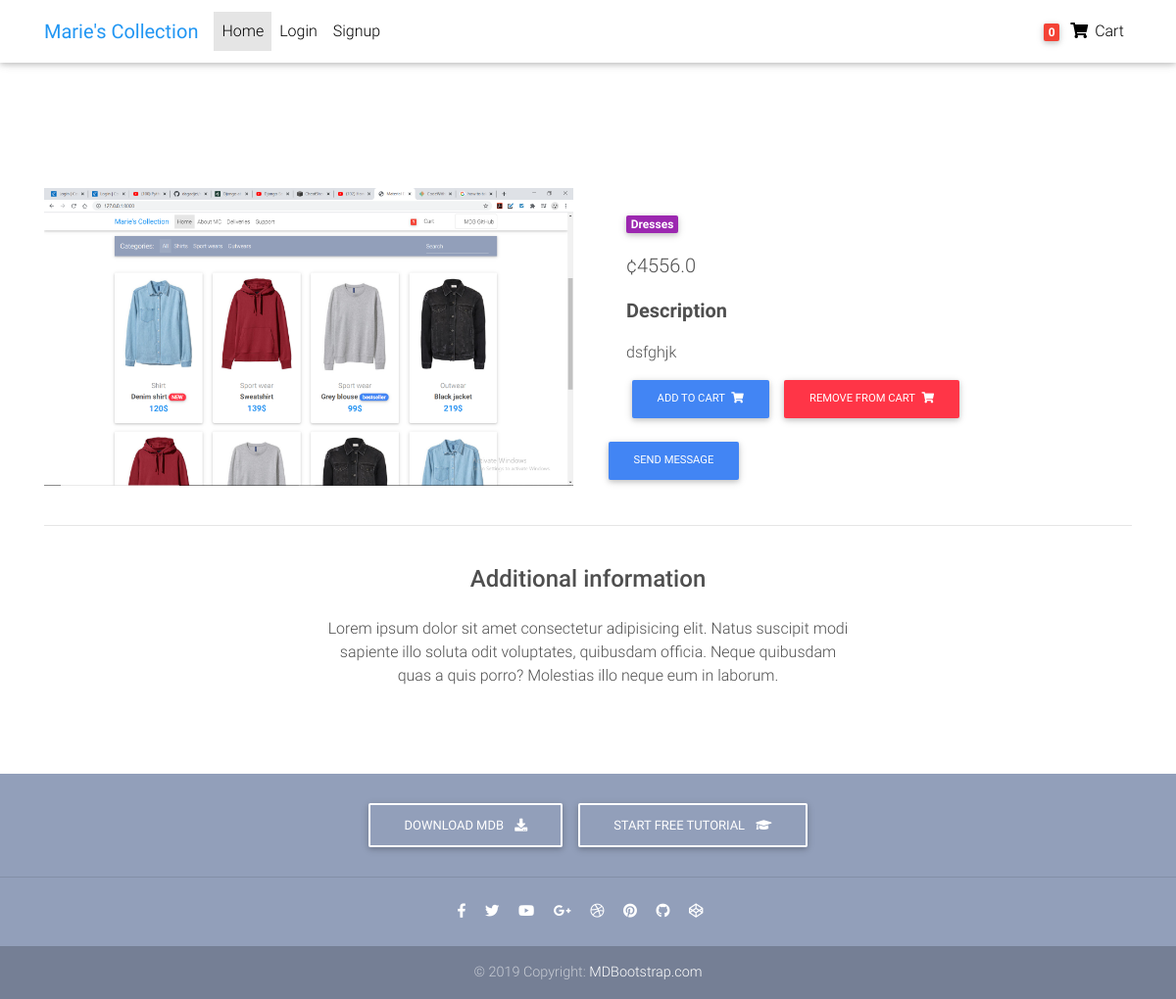
The app's page /product/sdfgsdfghur/ with its own data.
### shop/models.py (models this page shows, shortened)
class Item(models.Model):
    title = models.CharField(max_length=100)
    price = models.FloatField()
    item_photo = models.ImageField(upload_to='item_photos/', null=True, blank=True)
    discount_price = models.FloatField(blank=True, null=True)
    category = models.CharField(choices=CATEGORY_CHOICES, max_length=1)
    label = models.CharField(choices=LABEL_CHOICES, max_length=1)
    slug = models.SlugField()
    description = models.TextField()
    @property
    def imageURL(self):
        try:
            url = self.item_photo.url
        except:
            url = ''
        return url

### shop/views.py (the view)
# urls.py: path('product/<slug>/', ItemDetailView.as_view(), name='product'),
class ItemDetailView(DetailView):
    model = Item
    template_name = "product-page.html"

### shop/templatetags/cart_template_tags.py (called while the page is built)
@register.filter(is_safe=True)
def cart_item_count(user):
    if user.is_authenticated:
        qs = Order.objects.filter(user=user, ordered=False)
        if qs.exists():
            return qs[0].items.count()
    return 0

### templates/product-page.html (shortened to what this page needs)
{% load static %}
{% load cart_template_tags %}
<!DOCTYPE html>
<html lang="en">
<head>
  <link rel="stylesheet" href="https://cdnjs.cloudflare.com/ajax/libs/font-awesome/4.7.0/css/font-awesome.min.css">
  <link rel="stylesheet" href="https://use.fontawesome.com/releases/v5.11.2/css/all.css">
  <link href="{% static 'css/bootstrap.min.css' %}" rel='stylesheet'>
  <link href="{% static 'css/mdb.min.css' %}" rel='stylesheet'>
  <link href="{% static 'css/style.min.css' %}" rel="stylesheet">
</head>
<body>
  <nav class="navbar fixed-top navbar-expand-lg navbar-light white scrolling-navbar">
    <div class="container">
      <a class="navbar-brand waves-effect" href="{% url 'shop:homepage' %}">
        <strong class="blue-text">Marie's Collection</strong>
      </a>
      <div class="collapse navbar-collapse" id="navbarSupportedContent">
        <ul class="navbar-nav mr-auto">
          <li class="nav-item active">
            <a class="nav-link waves-effect" href="/">Home
            </a>
          </li>
          {% if request.user.is_authenticated %}
          <li class="nav-item">
            <a class="nav-link waves-effect" href="/">
                Welcome, {{ request.user }}
            </a>
          </li>
          <li class="nav-item">
            <a class="nav-link waves-effect" href="{% url 'shop:logout' %}">Logout</a>
          </li>
          {% else %}
          <li class="nav-item">
            <a class="nav-link waves-effect" href="{% url 'shop:login' %}">Login</a>
          </li>
          <li class="nav-item">
            <a class="nav-link waves-effect" href="{% url 'shop:register' %}">Signup</a>
          </li>
          {% endif %}
        </ul>
        <ul class="navbar-nav nav-flex-icons">
          <li class="nav-item">
            <a href="{% url 'shop:order-summary' %}" class="nav-link waves-effect">
              <span class="badge red z-depth-1 mr-1">{{ request.user|cart_item_count }}</span>
              <i class="fas fa-shopping-cart"></i>
              <span class="clearfix d-none d-sm-inline-block"> Cart </span>
            </a>
          </li>
        </ul>
      </div>
    </div>
  </nav>
    <div class="mt-5 pt-4">
    </div>
  <main class="mt-5 pt-4">
    <div class="container dark-grey-text mt-5">
      <div class="row wow fadeIn">
        <div class="col-md-6 mb-4">
          <img src="{{ item.imageURL }}" class="img-fluid" alt="">
        </div>
        <div class="col-md-6 mb-4">
          <div class="p-4">
            <div class="mb-3">
              <a href="">
                <span class="badge purple mr-1">{{ object.get_category_display }}</span>
              </a>
            </div>
            <p class="lead">
              {% if object.discount_price %}
              <span class="mr-1">
                <del>¢{{ object.price }}</del>
              </span>
              <span>{{ object.discount_price }} </span>
              {% else %}
              <span>¢{{ object.price }} </span>
              {% endif %}
            </p>
            <p class="lead font-weight-bold">Description</p>
            <p>{{ object.description }}</p>
            {% if request.user.is_authenticated %}
            <a href="{{ object.get_add_to_cart_url }}" class="btn btn-primary btn-md my-0 p" >Add to cart
              <i class="fas fa-shopping-cart ml-1"></i>
            </a>
            <a href="{{ object.get_remove_from_cart_url }}" class="btn btn-danger btn-md my-0 p" >Remove from cart
              <i class="fas fa-shopping-cart ml-1"></i>
            </a>
            {% else %}
            <a href="{% url 'shop:register' %}" class="btn btn-primary btn-md my-0 p" >Add to cart
              <i class="fas fa-shopping-cart ml-1"></i>
            </a>
            <a href="{% url 'shop:register' %}" class="btn btn-danger btn-md my-0 p" >Remove from cart
              <i class="fas fa-shopping-cart ml-1"></i>
            </a>
            {% endif %}
          </div>
          <a href="https://api.whatsapp.com/send?phone=+233249491723" class="btn btn-primary btn-md my-0 p">Send Message</a>
        </div>
      </div>
      <hr>
      <div class="row d-flex justify-content-center wow fadeIn">
        <div class="col-md-6 text-center">
          <h4 class="my-4 h4">Additional information</h4>
          <p>Lorem ipsum dolor sit amet consectetur adipisicing elit. Natus suscipit modi sapiente illo soluta odit
            voluptates,
            quibusdam officia. Neque quibusdam quas a quis porro? Molestias illo neque eum in laborum.</p>
        </div>
      </div>
      <div class="row wow fadeIn">
        <div class="col-lg-4 col-md-12 mb-4">
        </div>
        <div class="col-lg-4 col-md-6 mb-4">
        </div>
        <div class="col-lg-4 col-md-6 mb-4">
        </div>
      </div>
    </div>
  </main>
  <footer class="page-footer text-center font-small mt-4 wow fadeIn">
    <div class="pt-4">
      <a class="btn btn-outline-white" href="https://mdbootstrap.com/docs/jquery/getting-started/download/" target="_blank"
        role="button">Download MDB
        <i class="fas fa-download ml-2"></i>
      </a>
      <a class="btn btn-outline-white" href="https://mdbootstrap.com/education/bootstrap/" target="_blank" role="button">Start
        free tutorial
        <i class="fas fa-graduation-cap ml-2"></i>
      </a>
    </div>
    <hr class="my-4">
    <div class="pb-4">
      <a href="https://www.facebook.com/mdbootstrap" target="_blank">
        <i class="fab fa-facebook-f mr-3"></i>
      </a>
      <a href="https://twitter.com/MDBootstrap" target="_blank">
        <i class="fab fa-twitter mr-3"></i>
      </a>
      <a href="https://www.youtube.com/watch?v=7MUISDJ5ZZ4" target="_blank">
        <i class="fab fa-youtube mr-3"></i>
      </a>
      <a href="https://plus.google.com/u/0/b/107863090883699620484" target="_blank">
        <i class="fab fa-google-plus-g mr-3"></i>
      </a>
      <a href="https://dribbble.com/mdbootstrap" target="_blank">
        <i class="fab fa-dribbble mr-3"></i>
      </a>
      <a href="https://pinterest.com/mdbootstrap" target="_blank">
        <i class="fab fa-pinterest mr-3"></i>
      </a>
      <a href="https://github.com/mdbootstrap/bootstrap-material-design" target="_blank">
        <i class="fab fa-github mr-3"></i>
      </a>
      <a href="http://codepen.io/mdbootstrap/" target="_blank">
        <i class="fab fa-codepen mr-3"></i>
      </a>
    </div>
    <div class="footer-copyright py-3">
      © 2019 Copyright:
      <a href="https://mdbootstrap.com/education/bootstrap/" target="_blank"> MDBootstrap.com </a>
    </div>
  </footer>
</body>
</html>

### templates/product-page.html (style rules this page uses)
html, body, header, .carousel { height: 60vh; }

### records on screen
Item: imageURL (picture), category "Dresses", price "4556.0", description "dsfghjk"

### other values on screen
{{ request.user|cart_item_count }} "0"
